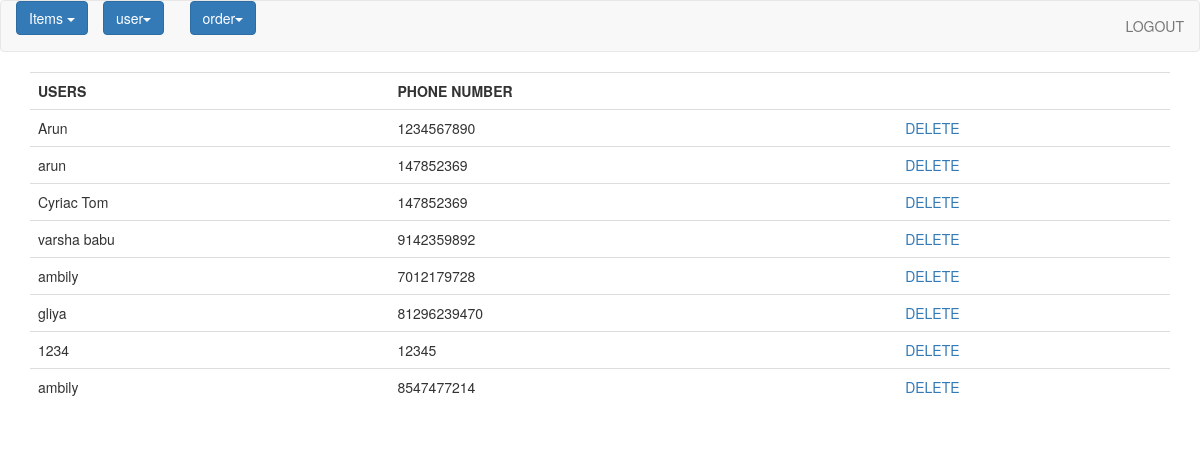
The page /admin1/users/ on the database its author committed.
### register/models.py (models this page shows)
class Register(models.Model):
    name=models.CharField(max_length=100)
    phonenumber=models.IntegerField()
    username=models.CharField(max_length=100)
    password=models.CharField(max_length=100)
    class Meta:
        db_table='reg'

### admin1/views.py (the view)
def users(request):
    ob=Register.objects.all()
    return render(request,'userview.html',{'object_list':ob})

### admin1/Templates/userview.html
{% extends 'admin1.html' %}
{% block content %}
<div class="container">
    <table class="table">
        <tr>
            <th colspan="2">
                USERS
            </th>
            <th colspan="2">
                PHONE NUMBER
            </th>
            <th colspan="2"></th>
        </tr>
        {% for i in object_list %}
        <tr>
            <td colspan="2">
                {{i.name}}
            </td>
            <td colspan="2">
                {{i.phonenumber}}
            </td>
            <td><a href="{% url 'admin1:del' i.id %}">DELETE</a> </td>
        </tr>
        {% endfor %}
    </table>
</div>
{% endblock %}

### rows shown on the page
Register: name "Arun", phonenumber "1234567890"
Register: name "arun", phonenumber "147852369"
Register: name "Cyriac Tom", phonenumber "147852369"
Register: name "varsha babu", phonenumber "9142359892"
Register: name "ambily", phonenumber "7012179728"
Register: name "gliya", phonenumber "81296239470"
Register: name "1234", phonenumber "12345"
Register: name "ambily", phonenumber "8547477214"
